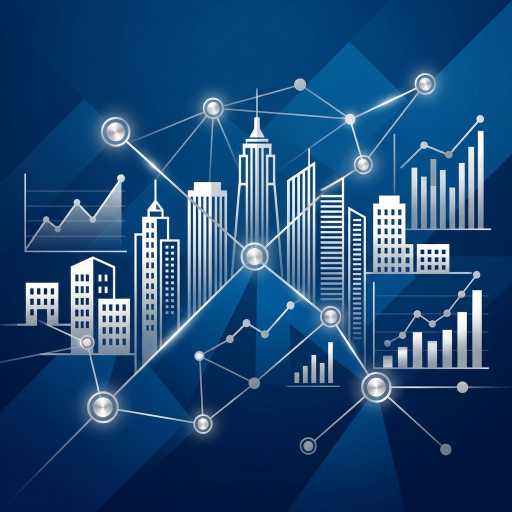
#> input picture App_continental/deployment_resources/images/feature_graphic_raw.png, 1024 x 1024 px, found by its file name (shown at 1/2 size)
$ python process_graphic.py
#> lines starting #> are read from the running program, lines starting #| are printed output that depends on the picture
from PIL import Image

def resize_and_crop(image_path, output_path, size):
#> called with image_path = 'feature_graphic_raw.png', output_path = 'feature_graphic.png', size = (1024, 500)
    with Image.open(image_path) as im:
        # Get dimensions
#> im is the input picture: PIL image 1024x1024 RGB; mean R, G, B 31.8, 74.5, 118.2
        width, height = im.size
#> width = 1024; height = 1024
        target_width, target_height = size

        # Calculate aspect ratios
        aspect = width / height
#> aspect = 1
        target_aspect = target_width / target_height

        if aspect > target_aspect:
            # Image is wider than target
            new_height = target_height
            new_width = int(aspect * new_height)
        else:
            # Image is taller than target
            new_width = target_width
            new_height = int(new_width / aspect)
#> new_height = 1024

        resized_im = im.resize((new_width, new_height), Image.Resampling.LANCZOS)

        # Center crop
        left = (new_width - target_width) / 2
        top = (new_height - target_height) / 2
#> top = 262
        right = (new_width + target_width) / 2
        bottom = (new_height + target_height) / 2
#> bottom = 762

        cropped_im = resized_im.crop((left, top, right, bottom))
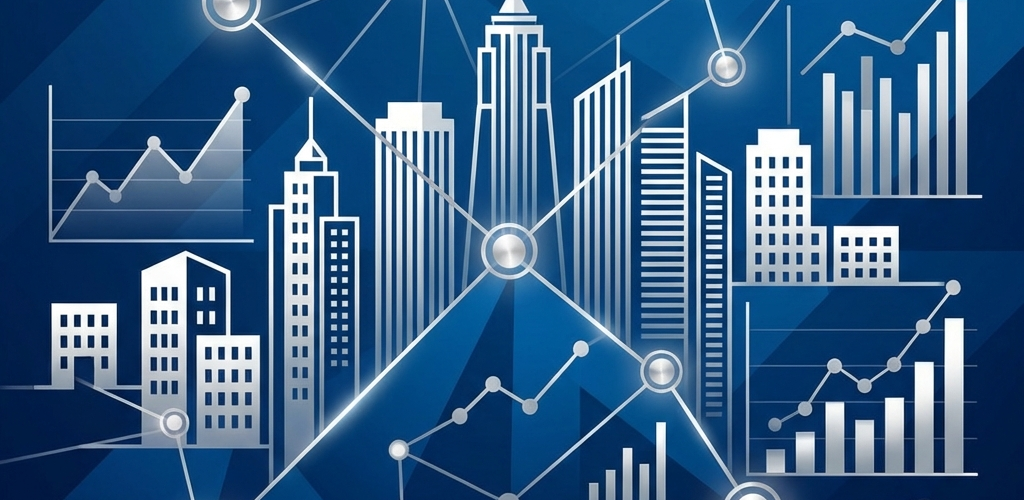
#> cropped_im: PIL image 1024x500 RGB; mean R, G, B 54.5, 95.1, 134.5
        cropped_im.save(output_path)

if __name__ == "__main__":
    resize_and_crop("feature_graphic_raw.png", "feature_graphic.png", (1024, 500))
    print("Feature graphic created: feature_graphic.png")
